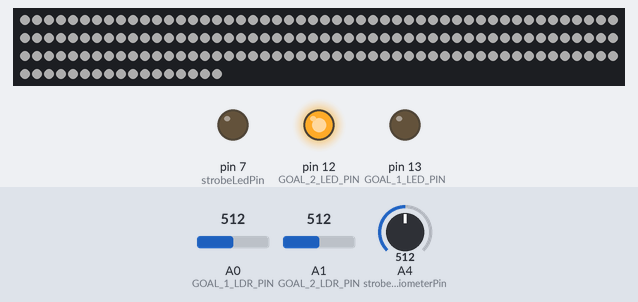
A sketch run on a simulated Arduino Uno, built with avr-gcc and run on an emulated ATmega328P. On the bench: 167 RGB LEDs in strip order, left to right, continuing on the next row, output pins drawn as LEDs (lit = HIGH). The test bench sets the inputs (shaded band); at power-on: A0 (GOAL_1_LDR_PIN) = 512, A1 (GOAL_2_LDR_PIN) = 512, A4 (strobePotentiometerPin) = 512. Dim RGB values are drawn brighter than linear; what the sketch prints to the serial monitor is not drawn.

Above: at 0.2 s.
At 4.2 s:
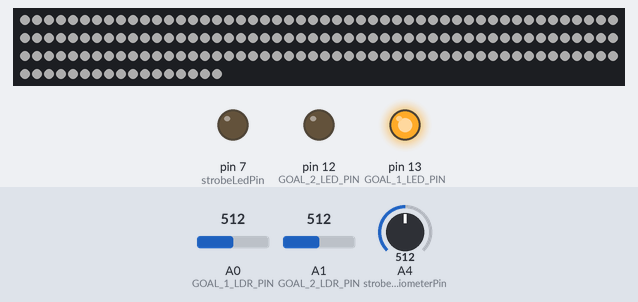
At 9.3 s:
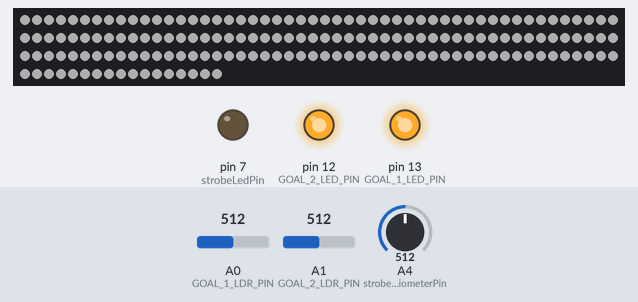
9.4 s: A0 (GOAL_1_LDR_PIN) set to 716
Timing chart, 0 to 12.4 s (numbered marks = the images above; inputs shaded):
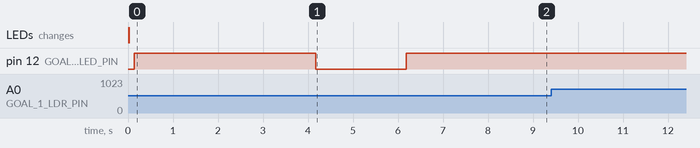

The sketch:

firmware.ino
```cpp
#include <WS2812FX.h>

#define LED_COUNT 167
#define LED_PIN 5

// Parameter 1 = number of pixels in strip
// Parameter 2 = Arduino pin number (most are valid)
// Parameter 3 = pixel type flags, add together as needed:
//   NEO_KHZ800  800 KHz bitstream (most NeoPixel products w/WS2812 LEDs)
//   NEO_KHZ400  400 KHz (classic 'v1' (not v2) FLORA pixels, WS2811 drivers)
//   NEO_GRB     Pixels are wired for GRB bitstream (most NeoPixel products)
//   NEO_RGB     Pixels are wired for RGB bitstream (v1 FLORA pixels, not v2)
//   NEO_RGBW    Pixels are wired for RGBW bitstream (NeoPixel RGBW products)
WS2812FX ws2812fx = WS2812FX(LED_COUNT, LED_PIN, NEO_GRB + NEO_KHZ800);

String cmd = "";               // String to store incoming serial commands
boolean cmd_complete = false;  // whether the command string is complete

#define GOAL_1_LED_PIN 13
#define GOAL_1_LDR_PIN A0
#define GOAL_2_LED_PIN 12
#define GOAL_2_LDR_PIN A1

int calibration();

int debounce = 3000;
int off1;
int off2;
int on1;
int on2;
unsigned long sentTiming = -debounce;
bool ball = false;

// Strobe of shame
const int strobePotentiometerPin = A4;   // Pot connected to Pin 2 will control strobe speed.
const int strobeLedPin = 7;  // Same as the small built-in LED, also use for separate bright LED
const int minDelay = 1;   // 1/1000 of a second
const int maxDelay = 200;  //SO: That's 200/1000 right? 1/5 of a second. 5 flashes per second.
const int onTime = 500;    //SO: 500/1000000 hmm.. reduce fraction: .5/1000  1/2 of 1/1000 of a second
int potPosition = 0 ;  // Value from analogRead of the pot.  Values from 0..1023
int strobeDelay = 0;  // How long between flashes? Changed by Pot position
bool strobeIsOn = false;

void setup() {
  Serial.begin(115200);

  // LED Stripe
  ws2812fx.init();
  ws2812fx.setBrightness(50);
  ws2812fx.setSpeed(200);
  ws2812fx.setColor(0xFFFFFF);
  ws2812fx.setMode(FX_MODE_STATIC);
  ws2812fx.start();

  ws2812fx.service();

  printModes();
  printUsage();


  // Led and LSR
  pinMode(GOAL_1_LED_PIN, OUTPUT);
  pinMode(GOAL_1_LDR_PIN, INPUT);

  pinMode(GOAL_2_LED_PIN, OUTPUT);
  digitalWrite(GOAL_2_LED_PIN, HIGH);
  pinMode(GOAL_2_LDR_PIN, INPUT);

  // Calibration
  Serial.println("Start calibration of goal capture");
  digitalWrite(GOAL_1_LED_PIN, LOW);
  off1 = calibration(GOAL_1_LDR_PIN);
  Serial.print("Calibration: goal 1 off: "); Serial.println(off1);
  digitalWrite(GOAL_1_LED_PIN, HIGH);
  on1 = calibration(GOAL_1_LDR_PIN);
  Serial.print("Calibration: goal 1 on: "); Serial.println(on1);

  digitalWrite(GOAL_2_LED_PIN, LOW);
  off2 = calibration(GOAL_2_LDR_PIN);
  Serial.print("Calibration: goal 2 off: "); Serial.println(off2);
  digitalWrite(GOAL_2_LED_PIN, HIGH);
  on2 = calibration(GOAL_2_LDR_PIN);
  Serial.print("Calibration: goal 2 on: "); Serial.println(on2);

  // Strobe of shame
  pinMode(strobeLedPin, OUTPUT); // Set up ledPins as an output.
}

void loop() {
  ws2812fx.service();

  // On Atmega32U4 based boards (leonardo, micro) serialEvent is not called
  // automatically when data arrive on the serial RX. We need to do it ourself
  #if defined(__AVR_ATmega32U4__)
  serialEvent();
  #endif

  if(cmd_complete) {
    process_command();
  }

  // Goal capture
  checkGoals();

  // Strobe of shame
  potPosition = analogRead(strobePotentiometerPin);  // Read the pot position

  if(strobeIsOn) {
    // convert the 0 to 1023 range we get from analogRead, into our strobe delay range of 1 to 200
    strobeDelay = map(potPosition, 0, 1023, minDelay, maxDelay);
    digitalWrite(strobeLedPin, HIGH); // Switch the ledPin to HIGH, turn it on!
    delayMicroseconds(onTime); // Delay while on, for onTime.
    digitalWrite(strobeLedPin, LOW); // Switch the ledPin to LOW, turn if off!
    delay(strobeDelay); // Delay while off, for strobeDelay
  }
}

/*
 * Checks received command and calls corresponding functions.
 */
void process_command() {
  if(cmd == F("b+")) {
    ws2812fx.increaseBrightness(25);
    Serial.print(F("Increased brightness by 25 to: "));
    Serial.println(ws2812fx.getBrightness());
  }

  if(cmd == F("b-")) {
    ws2812fx.decreaseBrightness(25);
    Serial.print(F("Decreased brightness by 25 to: "));
    Serial.println(ws2812fx.getBrightness());
  }

  if(cmd.startsWith(F("b "))) {
    uint8_t b = (uint8_t) cmd.substring(2, cmd.length()).toInt();
    ws2812fx.setBrightness(b);
    Serial.print(F("Set brightness to: "));
    Serial.println(ws2812fx.getBrightness());
  }

  if(cmd == F("s+")) {
    ws2812fx.increaseSpeed(10);
    Serial.print(F("Increased speed by 10 to: "));
    Serial.println(ws2812fx.getSpeed());
  }

  if(cmd == F("s-")) {
    ws2812fx.decreaseSpeed(10);
    Serial.print(F("Decreased speed by 10 to: "));
    Serial.println(ws2812fx.getSpeed());
  }

  if(cmd.startsWith(F("s "))) {
    uint8_t s = (uint8_t) cmd.substring(2, cmd.length()).toInt();
    ws2812fx.setSpeed(s);
    Serial.print(F("Set speed to: "));
    Serial.println(ws2812fx.getSpeed());
  }

  if(cmd.startsWith(F("m "))) {
    uint8_t m = (uint8_t) cmd.substring(2, cmd.length()).toInt();
    ws2812fx.setMode(m);
    Serial.print(F("Set mode to: "));
    Serial.print(ws2812fx.getMode());
    Serial.print(" - ");
    Serial.println(ws2812fx.getModeName(ws2812fx.getMode()));
  }

  if(cmd.startsWith(F("c "))) {
    uint32_t c = (uint32_t) strtol(&cmd.substring(2, cmd.length())[0], NULL, 16);
    ws2812fx.setColor(c);
    Serial.print(F("Set color to: "));
    Serial.println(ws2812fx.getColor(), HEX);
  }

  cmd = "";              // reset the commandstring
  cmd_complete = false;  // reset command complete
}

/*
 * Prints a usage menu.
 */
void printUsage() {
  Serial.println(F("Usage:"));
  Serial.println();
  Serial.println(F("m <n> \t : select mode <n>"));
  Serial.println();
  Serial.println(F("b+ \t : increase brightness"));
  Serial.println(F("b- \t : decrease brightness"));
  Serial.println(F("b <n> \t : set brightness to <n>"));
  Serial.println();
  Serial.println(F("s+ \t : increase speed"));
  Serial.println(F("s- \t : decrease speed"));
  Serial.println(F("s <n> \t : set speed to <n>"));
  Serial.println();
  Serial.println(F("c 0x007BFF \t : set color to 0x007BFF"));
  Serial.println();
  Serial.println();
  Serial.println(F("Have a nice day."));
  Serial.println(F("~~~~~~~~~~~~~~~~~~~~~~~~~~~~~~~~~~~~~~"));
  Serial.println();
}


/*
 * Prints all available WS2812FX blinken modes.
 */
void printModes() {
  Serial.println(F("Supporting the following modes: "));
  Serial.println();
  for(int i=0; i < ws2812fx.getModeCount(); i++) {
    Serial.print(i);
    Serial.print(F("\t"));
    Serial.println(ws2812fx.getModeName(i));
  }
  Serial.println();
}


/*
 * Reads new input from serial to cmd string. Command is completed on \n
 */
void serialEvent() {
  while(Serial.available()) {
    char inChar = (char) Serial.read();
    if(inChar == '\n') {
      cmd_complete = true;
    } else {
      cmd += inChar;
    }
  }
}

void checkGoals() {
    int readLDR = 0;
    readLDR = analogRead(GOAL_1_LDR_PIN);
    // Serial.print("1: "); Serial.println(readLDR);
    ball = readLDR > (off1 + on1) / 2;
    //Serial.print("goal 1: "); Serial.println(ball);
    if( ball && millis() > sentTiming + debounce) {
      Serial.write("G1\n");
      sentTiming = millis();
    }

    readLDR = analogRead(GOAL_2_LDR_PIN);
    //Serial.print("2: "); Serial.println(readLDR);
    ball = readLDR > (off2 + on2) / 2;
    //Serial.print("goal 2: "); Serial.println(ball);
    if( ball && millis() > sentTiming + debounce) {
      Serial.write("G2\n");
      sentTiming = millis();
    }
}

/**
* Calibrate LDR for goal capture
**/
int calibration(int pin) {
  double i = 0, sum = 0;
  for(i = 0; i < 100; i++) {
    sum += analogRead(pin);
    delay(20);
    Serial.print(".");
  }
  Serial.println(".");
  return sum / i;
}
```

Measured:
- after the input at 9.4 s, every drawn part: stays the same
